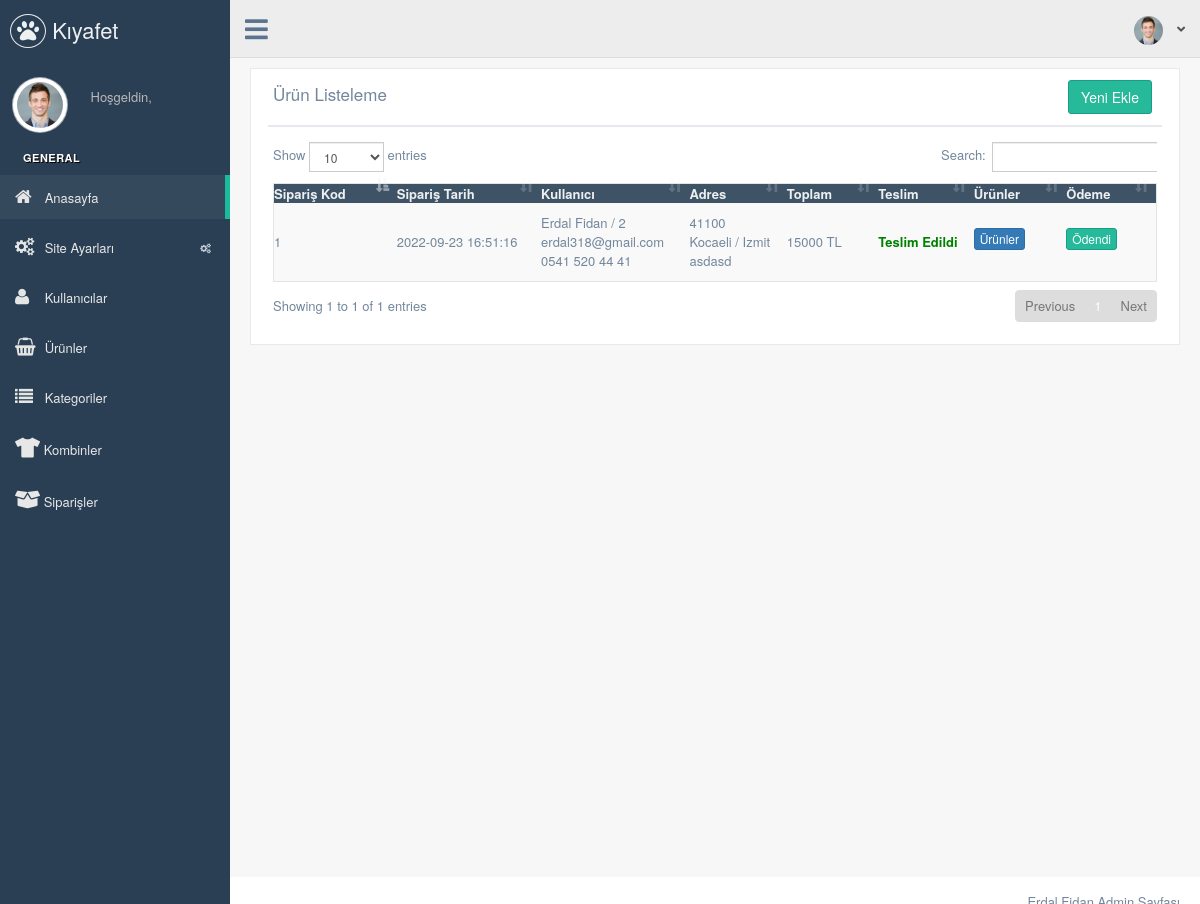
Page /nedmin/production/siparisler.php (signed in) on the committed database.
### tables this page shows
CREATE TABLE `siparis` (
  `siparis_id` int(11) NOT NULL,
  `kullanici_id` int(11) NOT NULL,
  `siparis_il` varchar(50) NOT NULL,
  `siparis_ilce` varchar(50) NOT NULL,
  `siparis_adres` text NOT NULL,
  `siparis_zip` varchar(50) NOT NULL,
  `siparis_not` text NOT NULL,
  `siparis_toplam` float(9,2) NOT NULL,
  `siparis_zaman` datetime NOT NULL DEFAULT CURRENT_TIMESTAMP,
  `siparis_teslim` enum('0','1') NOT NULL DEFAULT '0',
  `siparis_odeme` enum('0','1') NOT NULL DEFAULT '0'
);

CREATE TABLE `kullanici` (
  `kullanici_id` int(11) NOT NULL,
  `kullanici_tc` varchar(50) NOT NULL,
  `kullanici_ad` varchar(50) NOT NULL,
  `kullanici_soyad` varchar(50) NOT NULL,
  `kullanici_mail` varchar(50) NOT NULL,
  `kullanici_password` varchar(50) NOT NULL,
  `kullanici_il` varchar(50) NOT NULL,
  `kullanici_ilce` varchar(50) NOT NULL,
  `kullanici_zip` varchar(50) NOT NULL,
  `kullanici_adres` text NOT NULL,
  `kullanici_tel` varchar(50) NOT NULL,
  `kullanici_resim` varchar(250) NOT NULL,
  `kullanici_durum` enum('0','1') NOT NULL DEFAULT '1',
  `kullanici_zaman` datetime NOT NULL DEFAULT CURRENT_TIMESTAMP
);

### nedmin/production/siparisler.php (the view, shortened to what this page needs)
<?php
  include 'header.php';
        $siparissor=$db->prepare("SELECT siparis.*,kullanici.* FROM siparis INNER JOIN kullanici ON siparis.kullanici_id=kullanici.kullanici_id");
        $siparissor->execute();
?>
        <div class="right_col" role="main">
          <div class="">
            <div class="row">
              <div class="col-md-12 col-sm-12 col-xs-12">
                <div class="x_panel">
                  <div class="x_title">
                    <h2>Ürün Listeleme </h2>
                    <div class="clearfix"><div align="right"><a href="urun-ekle"><button class="btn btn-success">Yeni Ekle</button></a></div></div>
                  </div>
                  <div class="x_content">
                    <div class="table-responsive">
                      <table id="datatable-responsive" class="ttable table-striped jambo_table bulk_action" cellspacing="0" width="100%">
                      <thead>
                        <tr>
                          <th>Sipariş Kod</th>
                          <th>Sipariş Tarih</th>
                          <th>Kullanıcı</th>
                          <th>Adres</th>
                          <th>Toplam</th>
                          <th>Teslim</th>
                          <th>Ürünler</th>
                          <th>Ödeme</th>
                        </tr>
                      </thead>
                      <tbody>
                        <?php $say=0;
                          while ($sipariscek=$siparissor->fetch(PDO::FETCH_ASSOC))
                          {
                                ?>
                                <tr>
                                  <td ><?php echo $sipariscek['siparis_id']; ?></td>
                                  <td><?php echo $sipariscek['siparis_zaman']; ?></td>
                                  <td style="padding:10px 0;"><?php echo $sipariscek['kullanici_ad']." ".$sipariscek['kullanici_soyad']." / ".$sipariscek['kullanici_id']; ?><br><?php echo $sipariscek['kullanici_mail']; ?><br><?php echo $sipariscek['kullanici_tel'] ?><br></td>
                                  <td style="padding:10px 0;"><?php echo $sipariscek['siparis_zip']; ?><br><?php echo $sipariscek['siparis_il']." / ".$sipariscek['siparis_ilce'] ?><br><?php echo $sipariscek['siparis_adres']; ?></td>
                                  <td><?php echo $sipariscek['siparis_toplam']; ?> TL</td>
                                  <td><?php if ($sipariscek['siparis_teslim']==1) { echo "<b style='color: green;'>Teslim Edildi</b>";} else { echo "<b style='color: red;'>Teslim Edilmedi</b>"; } ?></td>
                                  <td>
                                      <button type="button" class="btn btn-primary btn-xs" data-toggle="modal" data-target=".bd-example-modal-lg<?php echo $sipariscek['siparis_id']; ?>">Ürünler</button>
                                  </td>
                                  <td>
                                      <?php if ($sipariscek['siparis_odeme']==1) { ?> <a href="../netting/islem?siparisteslim=no&siparis_id=<?php echo $sipariscek['siparis_id']; ?>" class='btn btn-xs btn-success'>Ödendi</a> <?php } else { ?> <a  href="../netting/islem?siparisteslim=ok&siparis_id=<?php echo $sipariscek['siparis_id']; ?>" class='btn btn-xs btn-warning'>Ödenmedi</a> <?php } ?>
                                  </td>
                                </tr>
                                <?php
                          }
                        ?>
                      </tbody>
                    </table>
                    </div>
                  </div>
                </div>
              </div>
            </div>
          </div>
        </div>
    <?php include 'footer.php'; ?>

### rows in the picture
siparis: siparis_id "1", siparis_zaman "2022-09-23 16:51:16", kullanici.kullanici_ad "Erdal", kullanici.kullanici_soyad "Fidan", kullanici.kullanici_id "2", kullanici.kullanici_mail "erdal318@gmail.com", kullanici.kullanici_tel "0541 520 44 41", siparis_zip "41100", siparis_il "Kocaeli", siparis_ilce "Izmit", siparis_adres "asdasd", siparis_toplam "15000", siparis_teslim "Teslim Edildi"
